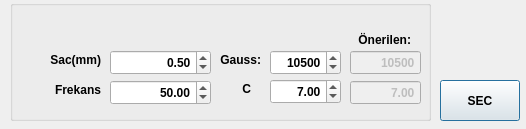
<?xml version="1.0" encoding="UTF-8"?>
<ui version="4.0">
 <class>Dialog</class>
 <widget class="QDialog" name="Dialog">
  <property name="geometry">
   <rect>
    <x>0</x>
    <y>0</y>
    <width>526</width>
    <height>129</height>
   </rect>
  </property>
  <property name="windowTitle">
   <string>Dialog</string>
  </property>
  <widget class="QPushButton" name="pushButton_sec">
   <property name="geometry">
    <rect>
     <x>440</x>
     <y>80</y>
     <width>80</width>
     <height>41</height>
    </rect>
   </property>
   <property name="font">
    <font>
     <weight>75</weight>
     <bold>true</bold>
    </font>
   </property>
   <property name="text">
    <string>SEC</string>
   </property>
  </widget>
  <widget class="QGroupBox" name="groupBox_3">
   <property name="geometry">
    <rect>
     <x>10</x>
     <y>0</y>
     <width>421</width>
     <height>121</height>
    </rect>
   </property>
   <property name="font">
    <font>
     <weight>75</weight>
     <bold>true</bold>
    </font>
   </property>
   <property name="title">
    <string/>
   </property>
   <widget class="QDoubleSpinBox" name="doubleSpinBox_sac">
    <property name="geometry">
     <rect>
      <x>100</x>
      <y>50</y>
      <width>101</width>
      <height>25</height>
     </rect>
    </property>
    <property name="font">
     <font>
      <weight>75</weight>
      <bold>true</bold>
     </font>
    </property>
    <property name="layoutDirection">
     <enum>Qt::LeftToRight</enum>
    </property>
    <property name="autoFillBackground">
     <bool>false</bool>
    </property>
    <property name="alignment">
     <set>Qt::AlignRight|Qt::AlignTrailing|Qt::AlignVCenter</set>
    </property>
    <property name="maximum">
     <double>7.000000000000000</double>
    </property>
    <property name="singleStep">
     <double>0.100000000000000</double>
    </property>
    <property name="value">
     <double>0.500000000000000</double>
    </property>
   </widget>
   <widget class="QLabel" name="label_4">
    <property name="geometry">
     <rect>
      <x>20</x>
      <y>50</y>
      <width>71</width>
      <height>20</height>
     </rect>
    </property>
    <property name="text">
     <string>Sac(mm)</string>
    </property>
    <property name="alignment">
     <set>Qt::AlignRight|Qt::AlignTrailing|Qt::AlignVCenter</set>
    </property>
   </widget>
   <widget class="QLabel" name="label_5">
    <property name="geometry">
     <rect>
      <x>200</x>
      <y>50</y>
      <width>51</width>
      <height>20</height>
     </rect>
    </property>
    <property name="layoutDirection">
     <enum>Qt::RightToLeft</enum>
    </property>
    <property name="text">
     <string>Gauss:</string>
    </property>
    <property name="alignment">
     <set>Qt::AlignRight|Qt::AlignTrailing|Qt::AlignVCenter</set>
    </property>
   </widget>
   <widget class="QDoubleSpinBox" name="doubleSpinBox_gauss">
    <property name="geometry">
     <rect>
      <x>260</x>
      <y>50</y>
      <width>71</width>
      <height>25</height>
     </rect>
    </property>
    <property name="font">
     <font>
      <weight>75</weight>
      <bold>true</bold>
     </font>
    </property>
    <property name="layoutDirection">
     <enum>Qt::LeftToRight</enum>
    </property>
    <property name="autoFillBackground">
     <bool>false</bool>
    </property>
    <property name="alignment">
     <set>Qt::AlignRight|Qt::AlignTrailing|Qt::AlignVCenter</set>
    </property>
    <property name="decimals">
     <number>0</number>
    </property>
    <property name="maximum">
     <double>99999.000000000000000</double>
    </property>
    <property name="value">
     <double>10500.000000000000000</double>
    </property>
   </widget>
   <widget class="QDoubleSpinBox" name="doubleSpinBox_frekans">
    <property name="geometry">
     <rect>
      <x>100</x>
      <y>80</y>
      <width>101</width>
      <height>25</height>
     </rect>
    </property>
    <property name="font">
     <font>
      <weight>75</weight>
      <bold>true</bold>
     </font>
    </property>
    <property name="layoutDirection">
     <enum>Qt::LeftToRight</enum>
    </property>
    <property name="autoFillBackground">
     <bool>false</bool>
    </property>
    <property name="alignment">
     <set>Qt::AlignRight|Qt::AlignTrailing|Qt::AlignVCenter</set>
    </property>
    <property name="value">
     <double>50.000000000000000</double>
    </property>
   </widget>
   <widget class="QLabel" name="label_6">
    <property name="geometry">
     <rect>
      <x>30</x>
      <y>80</y>
      <width>61</width>
      <height>20</height>
     </rect>
    </property>
    <property name="text">
     <string>Frekans</string>
    </property>
    <property name="alignment">
     <set>Qt::AlignRight|Qt::AlignTrailing|Qt::AlignVCenter</set>
    </property>
   </widget>
   <widget class="QLabel" name="label_7">
    <property name="geometry">
     <rect>
      <x>190</x>
      <y>79</y>
      <width>51</width>
      <height>20</height>
     </rect>
    </property>
    <property name="layoutDirection">
     <enum>Qt::RightToLeft</enum>
    </property>
    <property name="text">
     <string>C</string>
    </property>
    <property name="alignment">
     <set>Qt::AlignRight|Qt::AlignTrailing|Qt::AlignVCenter</set>
    </property>
   </widget>
   <widget class="QDoubleSpinBox" name="doubleSpinBox_c">
    <property name="geometry">
     <rect>
      <x>260</x>
      <y>79</y>
      <width>71</width>
      <height>25</height>
     </rect>
    </property>
    <property name="font">
     <font>
      <weight>75</weight>
      <bold>true</bold>
     </font>
    </property>
    <property name="layoutDirection">
     <enum>Qt::LeftToRight</enum>
    </property>
    <property name="autoFillBackground">
     <bool>false</bool>
    </property>
    <property name="alignment">
     <set>Qt::AlignRight|Qt::AlignTrailing|Qt::AlignVCenter</set>
    </property>
    <property name="maximum">
     <double>15.000000000000000</double>
    </property>
    <property name="value">
     <double>7.000000000000000</double>
    </property>
   </widget>
   <widget class="QDoubleSpinBox" name="doubleSpinBox_c2">
    <property name="enabled">
     <bool>false</bool>
    </property>
    <property name="geometry">
     <rect>
      <x>340</x>
      <y>80</y>
      <width>71</width>
      <height>25</height>
     </rect>
    </property>
    <property name="font">
     <font>
      <weight>75</weight>
      <bold>true</bold>
     </font>
    </property>
    <property name="layoutDirection">
     <enum>Qt::LeftToRight</enum>
    </property>
    <property name="autoFillBackground">
     <bool>false</bool>
    </property>
    <property name="alignment">
     <set>Qt::AlignRight|Qt::AlignTrailing|Qt::AlignVCenter</set>
    </property>
    <property name="buttonSymbols">
     <enum>QAbstractSpinBox::NoButtons</enum>
    </property>
    <property name="value">
     <double>7.000000000000000</double>
    </property>
   </widget>
   <widget class="QDoubleSpinBox" name="doubleSpinBox_gauss2">
    <property name="enabled">
     <bool>false</bool>
    </property>
    <property name="geometry">
     <rect>
      <x>340</x>
      <y>50</y>
      <width>71</width>
      <height>25</height>
     </rect>
    </property>
    <property name="font">
     <font>
      <weight>75</weight>
      <bold>true</bold>
     </font>
    </property>
    <property name="layoutDirection">
     <enum>Qt::LeftToRight</enum>
    </property>
    <property name="autoFillBackground">
     <bool>false</bool>
    </property>
    <property name="alignment">
     <set>Qt::AlignRight|Qt::AlignTrailing|Qt::AlignVCenter</set>
    </property>
    <property name="buttonSymbols">
     <enum>QAbstractSpinBox::NoButtons</enum>
    </property>
    <property name="decimals">
     <number>0</number>
    </property>
    <property name="maximum">
     <double>9999999.000000000000000</double>
    </property>
    <property name="value">
     <double>10500.000000000000000</double>
    </property>
   </widget>
   <widget class="QLabel" name="label_113">
    <property name="geometry">
     <rect>
      <x>340</x>
      <y>30</y>
      <width>61</width>
      <height>20</height>
     </rect>
    </property>
    <property name="layoutDirection">
     <enum>Qt::RightToLeft</enum>
    </property>
    <property name="text">
     <string>Önerilen:</string>
    </property>
    <property name="alignment">
     <set>Qt::AlignRight|Qt::AlignTrailing|Qt::AlignVCenter</set>
    </property>
   </widget>
  </widget>
 </widget>
 <resources/>
 <connections/>
</ui>
